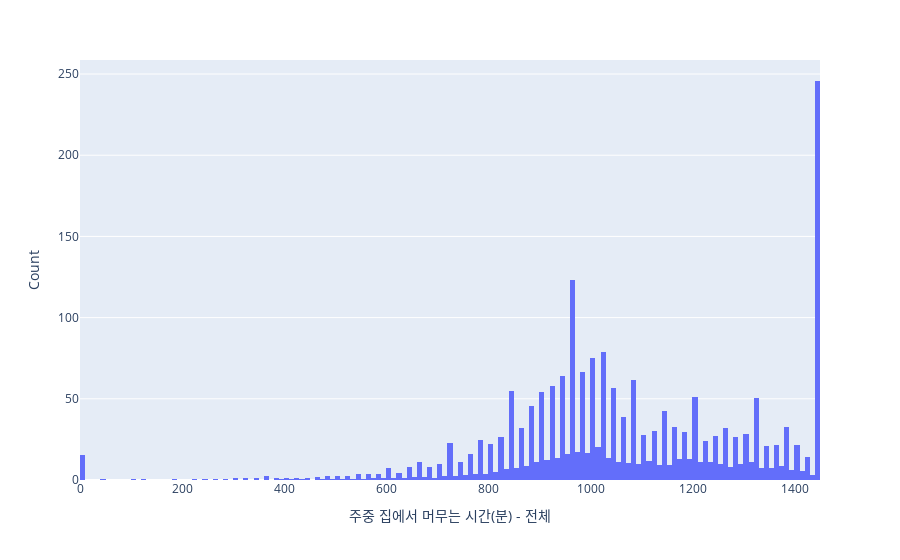
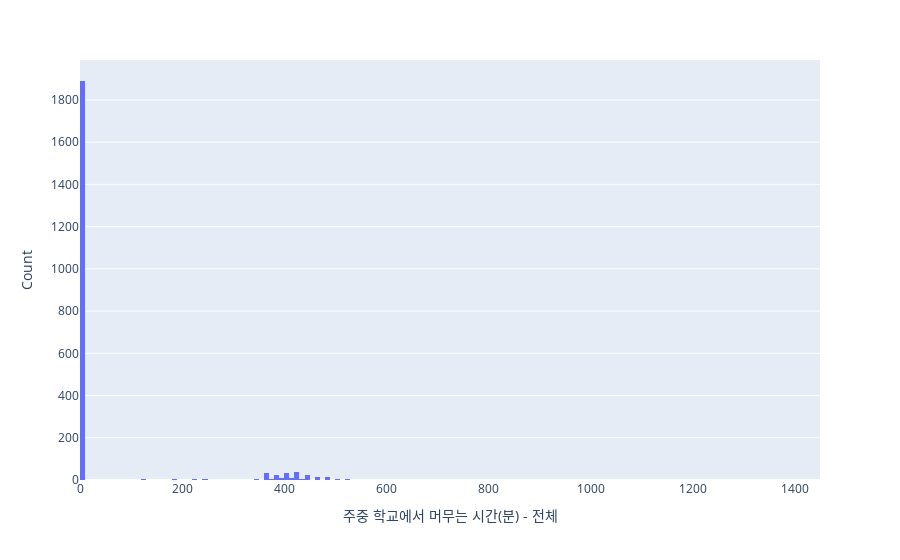
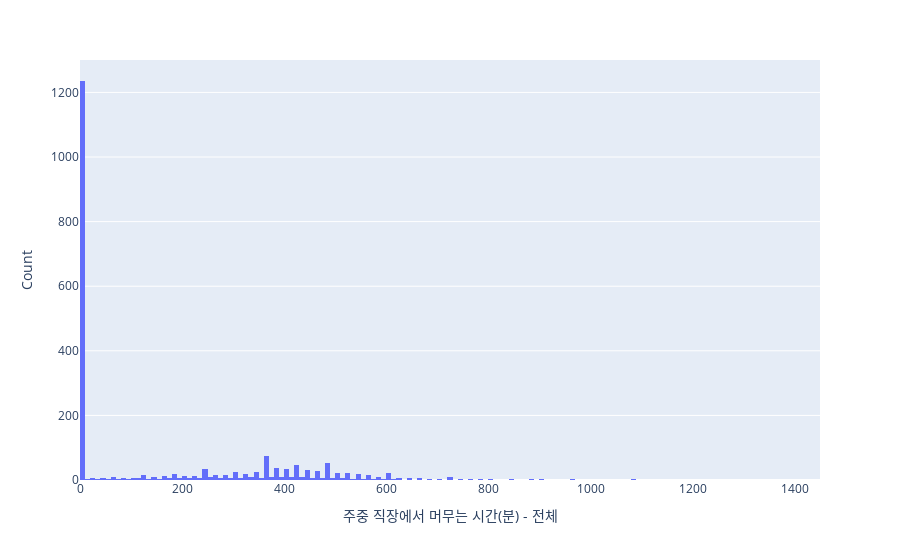
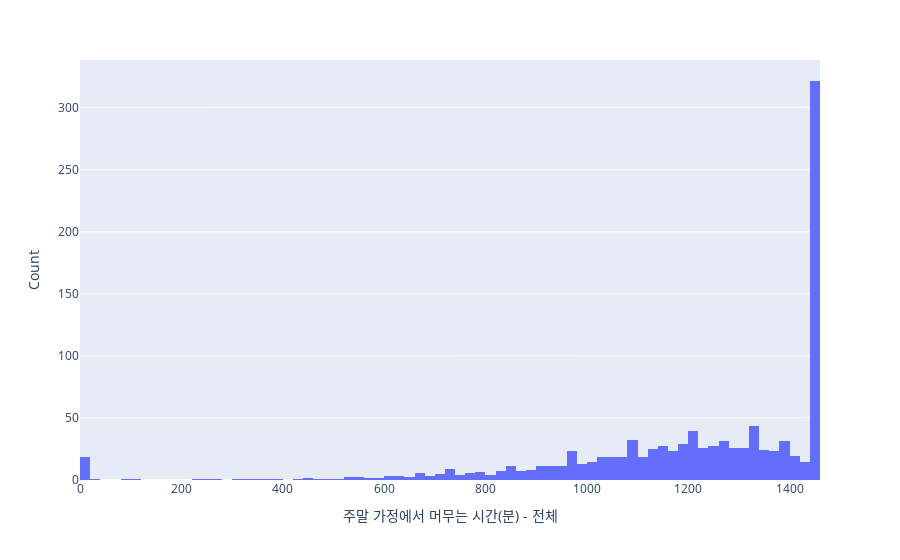

Notebook cell for these charts, in order:
### Code cell
import plotly.express as px


fig = px.histogram(data_frame = data_5, x='home_daily', histnorm='density')
fig.update_layout(xaxis_title="주중 집에서 머무는 시간(분) - 전체", yaxis_title="Count")

fig_2 = px.histogram(data_frame = data_5, x='school_daily', histnorm='density')
fig_2.update_layout(xaxis_title="주중 학교에서 머무는 시간(분) - 전체", yaxis_title="Count")
# schooler로만 한정



fig_3 = px.histogram(data_frame = data_5, x='work_daily', histnorm='density')
fig_3.update_layout(xaxis_title="주중 직장에서 머무는 시간(분) - 전체", yaxis_title="Count")
# worker로만 한정


fig_4 = px.histogram(data_frame = data_5, x='home_weekend', histnorm='density')
fig_4.update_layout(xaxis_title="주말 가정에서 머무는 시간(분) - 전체", yaxis_title="Count")

fig.show()
fig_2.show()
fig_3.show()
fig_4.show()

### Figure 1 — Plotly figure (JSON) as saved in the notebook; plotly's stock layout.template omitted (floating-point values rounded to 4 significant figures; data arrays with more than 128 entries replaced by an {"elided": "..."} marker saying what was removed)
{"data": [{"alignmentgroup": "True", "bingroup": "x", "histnorm": "density", "hovertemplate": "home_daily=%{x}<br>density=%{y}<extra></extra>", "legendgroup": "", "marker": {"color": "#636efa", "pattern": {"shape": ""}}, "name": "", "offsetgroup": "", "orientation": "v", "showlegend": false, "type": "histogram", "x": {"elided": "21582 int values"}, "xaxis": "x", "yaxis": "y"}], "layout": {"barmode": "relative", "legend": {"tracegroupgap": 0}, "margin": {"t": 60}, "xaxis": {"anchor": "y", "domain": [0, 1], "title": {"text": "주중 집에서 머무는 시간(분) - 전체"}}, "yaxis": {"anchor": "x", "domain": [0, 1], "title": {"text": "Count"}}}}

### Figure 2 — Plotly figure (JSON) as saved in the notebook; plotly's stock layout.template omitted (floating-point values rounded to 4 significant figures; data arrays with more than 128 entries replaced by an {"elided": "..."} marker saying what was removed)
{"data": [{"alignmentgroup": "True", "bingroup": "x", "histnorm": "density", "hovertemplate": "school_daily=%{x}<br>density=%{y}<extra></extra>", "legendgroup": "", "marker": {"color": "#636efa", "pattern": {"shape": ""}}, "name": "", "offsetgroup": "", "orientation": "v", "showlegend": false, "type": "histogram", "x": {"elided": "21582 int values"}, "xaxis": "x", "yaxis": "y"}], "layout": {"barmode": "relative", "legend": {"tracegroupgap": 0}, "margin": {"t": 60}, "xaxis": {"anchor": "y", "domain": [0, 1], "title": {"text": "주중 학교에서 머무는 시간(분) - 전체"}}, "yaxis": {"anchor": "x", "domain": [0, 1], "title": {"text": "Count"}}}}

### Figure 3 — Plotly figure (JSON) as saved in the notebook; plotly's stock layout.template omitted (floating-point values rounded to 4 significant figures; data arrays with more than 128 entries replaced by an {"elided": "..."} marker saying what was removed)
{"data": [{"alignmentgroup": "True", "bingroup": "x", "histnorm": "density", "hovertemplate": "work_daily=%{x}<br>density=%{y}<extra></extra>", "legendgroup": "", "marker": {"color": "#636efa", "pattern": {"shape": ""}}, "name": "", "offsetgroup": "", "orientation": "v", "showlegend": false, "type": "histogram", "x": {"elided": "21582 int values"}, "xaxis": "x", "yaxis": "y"}], "layout": {"barmode": "relative", "legend": {"tracegroupgap": 0}, "margin": {"t": 60}, "xaxis": {"anchor": "y", "domain": [0, 1], "title": {"text": "주중 직장에서 머무는 시간(분) - 전체"}}, "yaxis": {"anchor": "x", "domain": [0, 1], "title": {"text": "Count"}}}}

### Figure 4 — Plotly figure (JSON) as saved in the notebook; plotly's stock layout.template omitted (floating-point values rounded to 4 significant figures; data arrays with more than 128 entries replaced by an {"elided": "..."} marker saying what was removed)
{"data": [{"alignmentgroup": "True", "bingroup": "x", "histnorm": "density", "hovertemplate": "home_weekend=%{x}<br>density=%{y}<extra></extra>", "legendgroup": "", "marker": {"color": "#636efa", "pattern": {"shape": ""}}, "name": "", "offsetgroup": "", "orientation": "v", "showlegend": false, "type": "histogram", "x": {"elided": "21582 int values"}, "xaxis": "x", "yaxis": "y"}], "layout": {"barmode": "relative", "legend": {"tracegroupgap": 0}, "margin": {"t": 60}, "xaxis": {"anchor": "y", "domain": [0, 1], "title": {"text": "주말 가정에서 머무는 시간(분) - 전체"}}, "yaxis": {"anchor": "x", "domain": [0, 1], "title": {"text": "Count"}}}}
